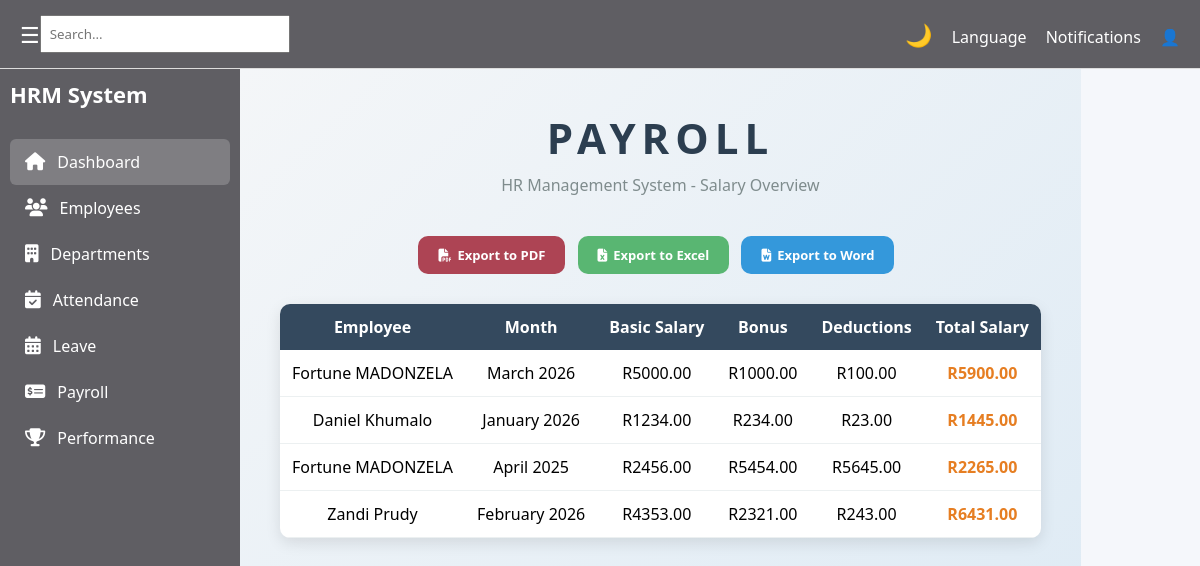
The page /hr/payroll/report/ on the database its author committed.
### hr/models.py (models this page shows, shortened)
class Payroll(models.Model):
    employee = models.ForeignKey(Employee, on_delete=models.CASCADE)
    basic_salary = models.DecimalField(max_digits=10, decimal_places=2)
    bonus = models.DecimalField(max_digits=10, decimal_places=2, default=0)
    deductions = models.DecimalField(max_digits=10, decimal_places=2, default=0)
    month = models.CharField(max_length=50)
    created_at = models.DateTimeField(auto_now_add=True)
    class Meta:
        unique_together = ('employee', 'month')

class Employee(models.Model):
    user = models.OneToOneField(User, on_delete=models.CASCADE)
    department = models.ForeignKey(Department, on_delete=models.CASCADE)
    first_name = models.CharField(max_length=50)
    last_name = models.CharField(max_length=50)
    email = models.EmailField(unique=True)
    role = models.ForeignKey(Role, on_delete=models.CASCADE)
    date_joined = models.DateField(auto_now_add=True)
    profile_picture = models.ImageField(upload_to='employee_profiles/', blank=True, null=True) #media/employee_profiles/
    contract_copy = models.FileField(upload_to='employee_contracts/', blank=True, null=True) #media/employee_contracts/

### hr/views.py (the view, shortened to what this page needs)
# urls.py: path('payroll/report/', ViewPayrollReport.as_view(), name='view_payroll_report'),
class ViewPayrollReport(View):
    template_name = 'hr/pages/view_payroll.html'
    def get(self, request):
        payrolls = Payroll.objects.select_related('employee').all()
        for p in payrolls:
            p.total_salary = (p.basic_salary or 0) + (p.bonus or 0) - (p.deductions or 0)
        return render(request, self.template_name, {'payrolls': payrolls})

### hr/templates/hr/pages/view_payroll.html (shortened to what this page needs)
{% extends "hr/base/base.html" %}
{% load static %}
{% block content %}
<link rel="stylesheet" href="https://cdnjs.cloudflare.com/ajax/libs/font-awesome/6.5.0/css/all.min.css">
<div class="payroll-container">
    <div class="payroll-header">
        <div>
            <h1>PAYROLL</h1>
            <p>HR Management System - Salary Overview</p>
        </div>
    </div>
    <div style="text-align:center; margin-bottom: 30px;">
        <form method="post" style="display:inline;">
            <button type="submit" name="export_pdf" value="1" class="export-btn pdf">
                <i class="fa fa-file-pdf"></i> Export to PDF
            </button>
        </form>
        <form method="post" style="display:inline;">
            <button type="submit" name="export_excel" value="1" class="export-btn excel">
                <i class="fa fa-file-excel"></i> Export to Excel
            </button>
        </form>
         <form method="post" style="display:inline;">
    <button type="submit" name="export_word" value="1" class="export-btn word">
        <i class="fa fa-file-word"></i> Export to Word
    </button>
</form>
    </div>
    <table>
        <thead>
            <tr>
                <th>Employee</th>
                <th>Month</th>
                <th>Basic Salary</th>
                <th>Bonus</th>
                <th>Deductions</th>
                <th>Total Salary</th>
            </tr>
        </thead>
        <tbody>
            {% for payroll in payrolls %}
            <tr>
                <td>{{ payroll.employee.first_name }} {{ payroll.employee.last_name }}</td>
                <td>{{ payroll.month }}</td>
                <td>R{{ payroll.basic_salary|floatformat:2 }}</td>
                <td>R{{ payroll.bonus|floatformat:2 }}</td>
                <td>R{{ payroll.deductions|floatformat:2 }}</td>
                <td class="total-salary">R{{ payroll.total_salary|floatformat:2 }}</td>
            </tr>
            {% empty %}
            <tr>
                <td colspan="6" style="padding:20px; color:gray;">
                    No payroll records yet.
                </td>
            </tr>
            {% endfor %}
        </tbody>
    </table>
</div>
{% endblock %}

### hr/static/hr/css/global.css (style rules this page uses)
* { margin: 0; padding: 0; box-sizing: border-box; font-family: "Segoe UI", sans-serif; }
body { background: white; transition: background 0.3s, color 0.3s; }
body { margin: 0; font-family: "Segoe UI", sans-serif; height: 100vh; }

### hr/static/hr/css/payroll.css (style rules this page uses)
.payroll-container { padding: 40px; background: linear-gradient(to bottom right, #f4f6f8, #dbe9f4); min-height: 100vh; font-family: 'Poppins', sans-serif; position: relative; }
.payroll-container .payroll-header { text-align: center; margin-bottom: 40px; }
.payroll-container .payroll-header h1 { font-size: 42px; letter-spacing: 6px; color: #2c3e50; margin-bottom: 8px; }
.payroll-container .payroll-header p { font-size: 16px; color: #7f8c8d; }
.payroll-container .export-btn { padding: 10px 20px; border-radius: 10px; color: white; text-decoration: none; font-weight: bold; margin-right: 8px; border: none; cursor: pointer; transition: 0.3s; font-size: 13px; }
.payroll-container .export-btn.pdf { background: #ad4454; }
.payroll-container .export-btn.excel { background: #59b672; }
.payroll-container .export-btn.word { background: #3498db; }
.payroll-container table { width: 100%; border-collapse: collapse; border-radius: 10px; overflow: hidden; box-shadow: 0 5px 15px rgba(0,0,0,0.1); background: #fff; }
.payroll-container th { background: #34495e; color: white; padding: 12px; font-weight: bold; }
.payroll-container td { padding: 12px; text-align: center; border-bottom: 1px solid #ecf0f1; }
.payroll-container .total-salary { font-weight: bold; color: #e67e22; }

### hr/static/hr/css/performance.css (style rules this page uses)
.export-btn { display:inline-flex; align-items:center; gap:6px; padding:8px 14px; border-radius:10px; font-size:14px; font-weight:500; text-decoration:none; transition:all 0.25s ease; }

### hr/static/hr/css/apply_leave.css (style rules this page uses)
body { background-color: #f5f7fb; font-family: Arial, Helvetica, sans-serif; }

### rows shown on the page
Payroll: employee.first_name "Fortune", employee.last_name "MADONZELA", month "March 2026", basic_salary "5000.00", bonus "1000.00", deductions "100.00", total_salary "5900.00"
Payroll: employee.first_name "Daniel", employee.last_name "Khumalo", month "January 2026", basic_salary "1234.00", bonus "234.00", deductions "23.00", total_salary "1445.00"
Payroll: employee.first_name "Fortune", employee.last_name "MADONZELA", month "April 2025", basic_salary "2456.00", bonus "5454.00", deductions "5645.00", total_salary "2265.00"
Payroll: employee.first_name "Zandi", employee.last_name "Prudy", month "February 2026", basic_salary "4353.00", bonus "2321.00", deductions "243.00", total_salary "6431.00"
